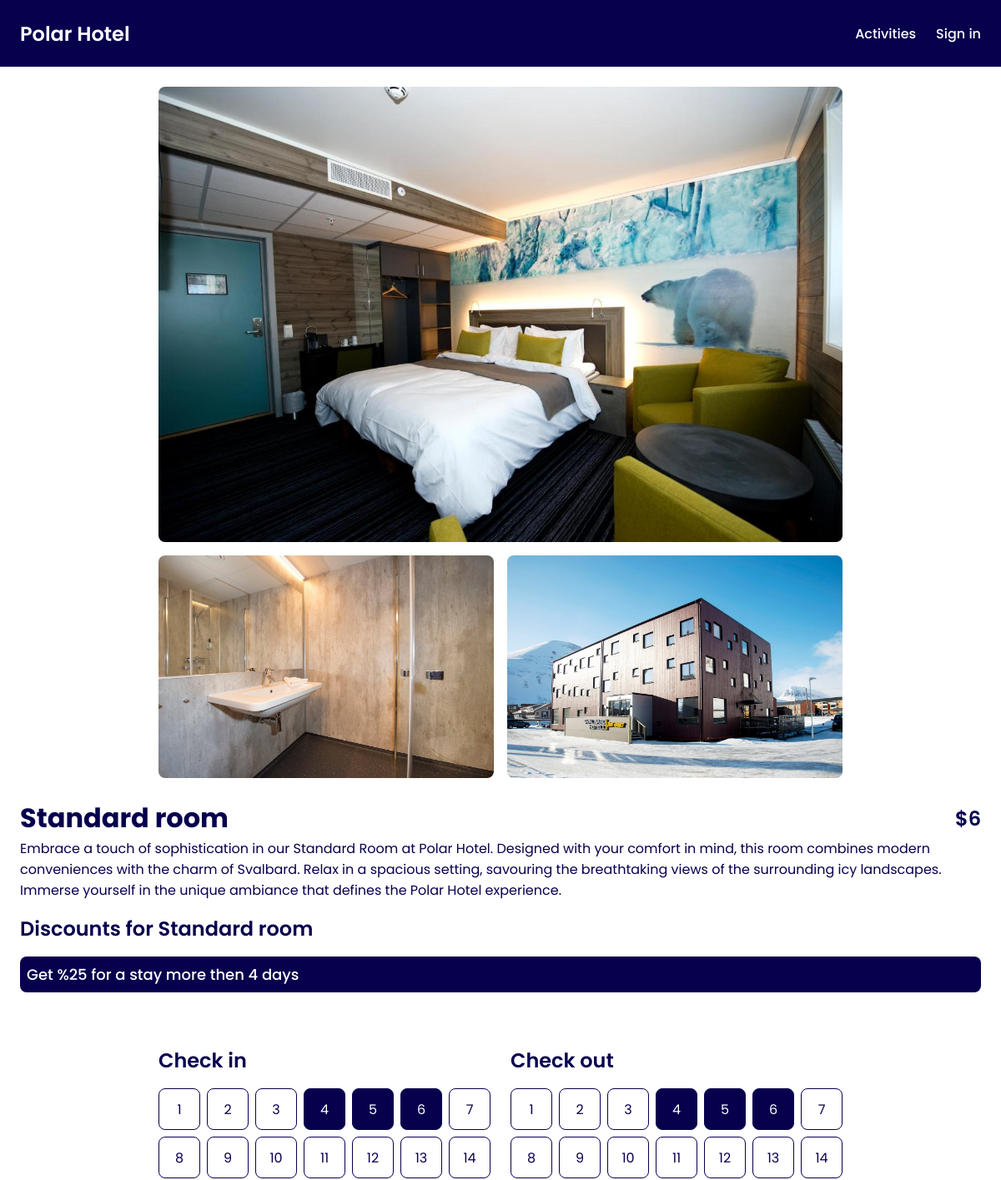
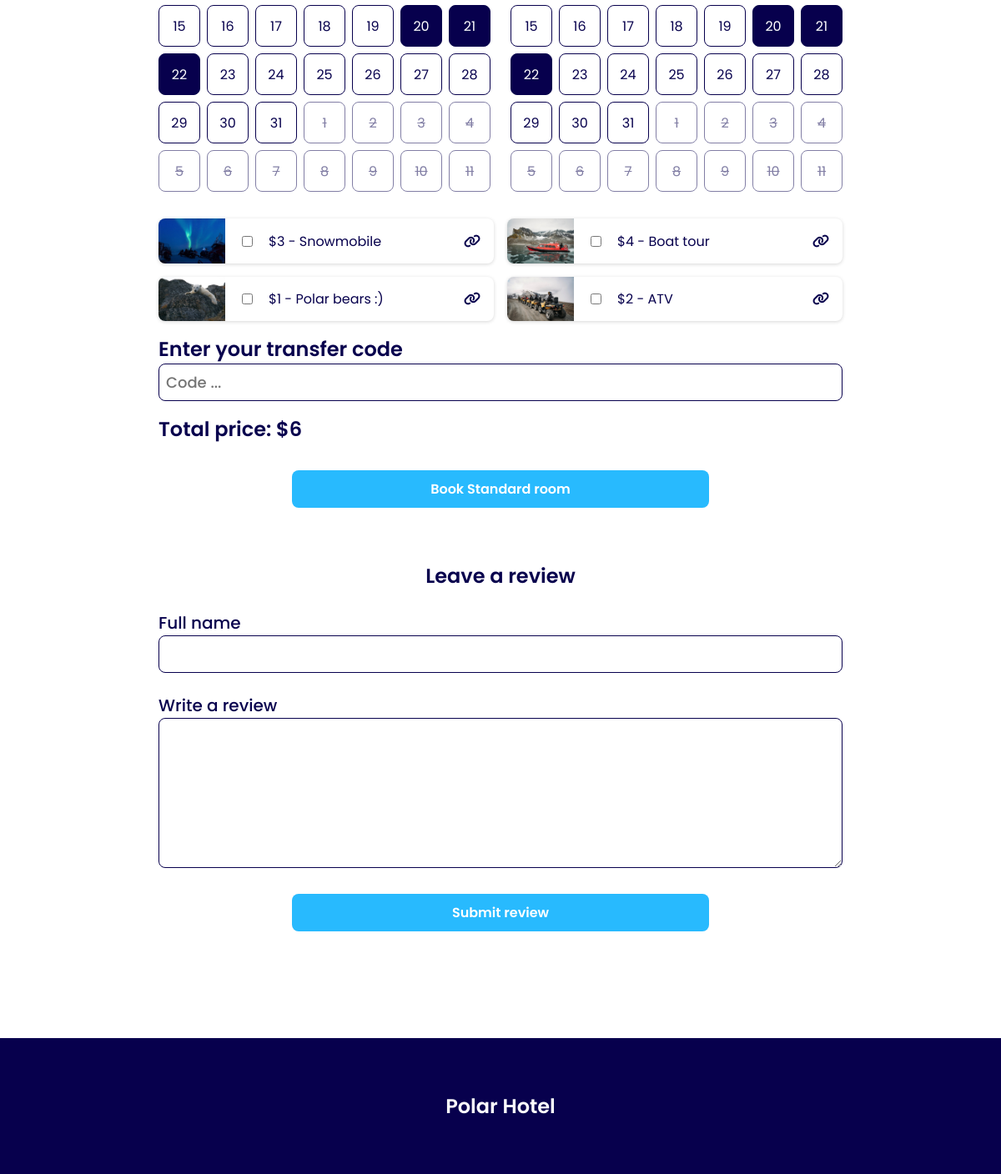
/room.php?room=f0fbcd61-8184-4041-88e4-ddb5e44bb812, run on the app's committed database (2 pictures, top to bottom).
### tables this page shows
CREATE TABLE booked_rooms (
	id INTEGER PRIMARY KEY,
	check_in DATE,
	check_out DATE,
	total_cost INTEGER,
	room_id VARCHAR,
	FOREIGN KEY (room_id) REFERENCES rooms(id) ON DELETE CASCADE
);

CREATE TABLE activities (
	id VARCHAR PRIMARY KEY,
	name VARCHAR,
	price INTEGER,
	description VARCHAR,
	image VARCHAR
);

### app/getRooms.php (called while the page is built, shortened)
<?php
require_once __DIR__ . "/../vendor/autoload.php";
$stars = intval($_ENV["STARS"]);
$getRooms = $db->query("SELECT rooms.id, rooms.name, rooms.price, rooms.description, image_room.image FROM rooms
INNER JOIN image_room ON image_room.room_id = rooms.id");
$getRooms->execute();
$rooms = $getRooms->fetchAll(PDO::FETCH_ASSOC);
$mappedRooms = [];
foreach ($rooms as $room) {
    $id = $room["id"];
    $price = intval($room["price"]);
    $price = $price + $stars;
    if (!isset($mappedRooms[$id])) {
        $mappedRooms[$id] = [
            "id" => $id,
            "name" => $room["name"],
            "price" => $price,
            "description" => $room["description"],
            "images" => [],
        ];
    }
    $mappedRooms[$id]["images"][] = $room["image"];
}
$rooms = array_values($mappedRooms);

### app/hotelFunctions.php (called while the page is built, shortened)
<?php
function monthArrayDate(int $timeStamp): array
{
    return [
        "date" => date("Y-m-d", $timeStamp),
        "dayOfWeek" => intval(date("N", $timeStamp)),
        "dayDate" => intval(date("d", $timeStamp)),
        "month" => intval(date("m", $timeStamp)),
    ];
}
function getMonth(int $monthIndex, int $year): array
{
    $monthLength = cal_days_in_month(CAL_GREGORIAN, $monthIndex, $year);
    $month = [];
    $firstDay = date("N", mktime(0, 0, 0, $monthIndex, 1, $year));
    $daysBefore = $firstDay - 1;
    $daysAfter = 42 - $monthLength - $daysBefore;
    for ($idx = 0; $idx < $monthLength; $idx++) {
        $timeStamp = mktime(0, 0, 0, $monthIndex, $idx + 1, $year);
        $month[] = monthArrayDate($timeStamp);
    }
    if ($daysAfter > 0) {
        for ($idx = 1; $idx <= $daysAfter; $idx++) {
            $timeStamp = mktime(0, 0, 0, $monthIndex, $monthLength + $idx, $year);
            $month[] = monthArrayDate($timeStamp);
        }
    }
    return $month;
}
function filterForId(array $arrays, string $arrayId): array
{
    $filteredArray = array_filter($arrays, function ($array) use ($arrayId) {
        return $array["id"] === $arrayId;
    });
    $filteredArray = reset($filteredArray);
    return !$filteredArray ? [] : $filteredArray;
}
function isDateBooked(int $date, array $bookedCheckIn, array $bookedCheckOut): bool
{
    foreach ($bookedCheckIn as $index => $checkIn) {
        $checkOut = $bookedCheckOut[$index];
        if ($date >= strtotime($checkIn) && $date <= strtotime($checkOut)) {
            return true;
        }
    }
    return false;
}

### app/getOffers.php (called while the page is built, shortened)
<?php
require_once __DIR__ . "/autoload.php";
$getOffers = $db->query("SELECT offers.*, offer_room.room_id FROM offers INNER JOIN offer_room ON offer_room.offer_id = offers.id;");
$offers = $getOffers->fetchAll(PDO::FETCH_ASSOC);
$mappedOffers = [];
foreach ($offers as $offer) {
    $id = $offer["id"];
    if (!isset($mappedOffers[$id])) {
        $mappedOffers[$id] = [
            "id" => $id,
            "name" => $offer["name"],
            "discount" => intval($offer["discount"]),
            "requirement" => $offer["requirement"],
            "requirement_amount" => $offer["requirement_amount"],
            "rooms" => [],
        ];
    }
    $mappedOffers[$id]["rooms"][] = $offer["room_id"];
}
$offers = array_values($mappedOffers);

### app/getBookedRooms.php (called while the page is built, shortened)
<?php
require_once __DIR__ . "/autoload.php";
if (isset($room["id"])) {
    $getBookedRooms = $db->prepare("SELECT * FROM booked_rooms WHERE room_id = :room_id");
    $getBookedRooms->bindParam(":room_id", $room["id"], PDO::PARAM_STR);
    $getBookedRooms->execute();
    $bookedRooms = $getBookedRooms->fetchAll(PDO::FETCH_ASSOC);
}

### app/getActivities.php (called while the page is built, shortened)
<?php
require_once __DIR__ . "/autoload.php";
$selectActivities = $db->query("SELECT * FROM activities");
$selectActivities->execute();
$activities = $selectActivities->fetchAll(PDO::FETCH_ASSOC);

### room.php (the view, shortened to what this page needs)
<?php
require_once __DIR__ . "/views/header.php";
require_once __DIR__ . "/views/navigation.php";
require __DIR__ . "/app/getRooms.php";
require __DIR__ . "/app/getActivities.php";
require __DIR__ . "/app/getOffers.php";
$roomId = $_GET["room"];
$room = filterForId($rooms, $roomId);
require __DIR__ . "/app/getBookedRooms.php";
$bookedCheckIn = array_column($bookedRooms, "check_in");
$bookedCheckOut = array_column($bookedRooms, "check_out");
$roomOffers = array_filter($offers, function ($offer) use ($room) {
    return in_array($room["id"], $offer["rooms"]);
});
$roomOffers = array_values($roomOffers);
?>
<main class="room-main max-w-section">
    <div class="room-content-order">
        <div class="column room-info-container space-between">
            <div>
                <div class="space-between name-price-title">
                    <h1><?= $room["name"]; ?></h1>
                    <h3><?= "$" . $room["price"]; ?></h3>
                </div>
                <div><?= nl2br($room["description"]); ?></div>
            </div>
            <?php if (count($roomOffers) > 0) : ?>
                <div class="room-discount-container">
                    <h3 class="room-discount-title">Discounts for <?= $room["name"]; ?></h3>
                    <?php foreach ($roomOffers as $roomOffer) : ?>
                        <div class="room-discount-card"><?= $roomOffer["name"]; ?></div>
                    <?php endforeach; ?>
                </div>
            <?php endif; ?>
        </div>
        <div class="room-gallery-grid">
            <?php foreach ($room["images"] as $image) : ?>
                <img src=<?= "./assets/images/" . $image; ?> alt="hotel room">
            <?php endforeach; ?>
        </div>
    </div>
    <form method="post" class="book-room-form" action="app/bookRoom.php">
        <div class="check-in-out-calenders">
            <div>
                <h3>Check in</h3>
                <?php
                $calendarIdentifier = "check_in";
                require __DIR__ . "/views/calendar.php"; ?>
            </div>
            <div>
                <h3>Check out</h3>
                <?php
                $calendarIdentifier = "check_out";
                require __DIR__ . "/views/calendar.php"; ?>
            </div>
        </div>
        <div class="room-activities">
            <?php foreach ($activities as $activity) : ?>
                <div class="room-activities-card">
                    <img src="<?= "assets/images/" . $activity["image"] ?>" alt="activity">
                    <input data-price="<?= $activity["price"]; ?>" class="activity-check" type="checkbox" name="activities[]" value="<?= $activity["id"] ?>">
                    <div><?= "$" . $activity["price"] . " - " . $activity["name"] ?></div>
                    <a href="activities.php" class="text-dark-blue flex-grow">
                        <i class="fa-solid fa-link"></i>
                    </a>
                </div>
            <?php endforeach; ?>
        </div>
        <div>
            <label for="transfer-code">
                <h3>Enter your transfer code</h3>
            </label>
            <input autocomplete="off" placeholder="Code ..." class="transfer-code-input" type="text" name="transfer-code" id="transfer-code" required>
        </div>
        <div class="space-between">
            <h3>Total price: <span id="total-price"><?= "$" . $room["price"] ?></span></h3>
        </div>
        <button type="submit" class="submit-btn-blue cart-btn">Book <?= $room["name"]; ?></i></button>
    </form>
    <div class="reviews-container">
        <h3 class="review-title">Leave a review</h3>
        <form class="column review-form" action="app/insertReview.php">
            <div>
                <label class="create-room-label" for="name">Full name</label>
                <input required min="2" class="transfer-code-input" type="text" name="name" id="name">
            </div>
            <div>
                <label class="create-room-label" for="review">Write a review</label>
                <textarea required class="transfer-code-input" name="review" id="review" maxlength="1000" rows="6"></textarea>
            </div>
            <button class="submit-btn-blue cart-btn" type="submit">Submit review</button>
        </form>
    </div>
</main>
<?php require_once __DIR__ . "/views/footer.php"; ?>

### views/calendar.php (shortened to what this page needs)
<?php
$selectedMonth = intval(date("m", mktime(0, 0, 0, 1, 1, 2024)));
$selectedYear = 2024;
$month = getMonth($selectedMonth, $selectedYear);
$identifier = $calendarIdentifier ?? '';
?>
<div class="calendar-grid">
    <?php foreach ($month as $date) :
        $dateIsBooked = isDateBooked(strtotime($date["date"]), $bookedCheckIn, $bookedCheckOut);
    ?>
        <div id="<?= ($selectedMonth === $date["month"] && !$dateIsBooked) ? 'btn_' . $identifier : '' ?>" class="calendar-cell
        <?= $selectedMonth !== $date["month"] ? 'offset-month' : (!$dateIsBooked ? 'current-month contain-radio' : ""); ?>
        <?= $dateIsBooked ? "date-is-booked" : ""; ?>" title="<?= $dateIsBooked ? $date["date"] . " is already booked" : "Please select a date"; ?>">
            <?= $date["dayDate"] ?>
        </div>
    <?php endforeach; ?>
</div>

### assets/style/style.css (style rules this page uses)
:root { --dark-blue: #07004d; --blue: #28bafe; --light-blue: #e3f5fd; --white: #fff; --rounded-md: 16px; --rounded-sm: 8px; }
* { box-sizing: border-box; font-family: "Poppins", sans-serif; }
body { min-height: 100vh; background: var(--white); color: var(--dark-blue); margin: 0; padding: 0; }
h1, h2, h3, p { margin: 0; }
h3 { font-size: 24px; font-weight: 600; }
button, input[type="checkbox"] { border: none; cursor: pointer; }
a { color: var(--white); text-decoration: none; font-weight: 500; font-size: 1rem; }
textarea { resize: vertical; }
.column { display: flex; flex-direction: column; }
.text-dark-blue { color: var(--dark-blue); }
.submit-btn-blue { background: var(--blue); color: var(--white); padding: 10px 0; font-size: 1rem; font-weight: 600; border-radius: var(--rounded-sm); transition: all 0.3s; text-align: center; }
.space-between { display: flex; justify-content: space-between; width: 100%; }
.date-is-booked { background: var(--dark-blue); color: var(--white); cursor: default; }
.reviews-container { max-width: 820px; width: 100%; margin: 0 auto; margin-bottom: 64px; }
.review-form { gap: 24px; }
.review-title { text-align: center; margin-bottom: 24px; }
.max-w-section { max-width: 1440px; width: 100%; margin: 0 auto; }
.create-room-label { font-size: 20px; font-weight: 500; margin-bottom: 8px; }
.room-main { min-height: 100vh; padding: 104px 24px 0 24px; }
.room-gallery-grid { display: grid; grid-template-columns: repeat(2, 1fr); gap: 16px; max-width: 820px; }
.room-gallery-grid img { width: 100%; border-radius: var(--rounded-sm); }
.room-gallery-grid img:nth-child(1) { grid-column: span 2; }
.room-content-order { display: flex; gap: 24px; }
.name-price-title { align-items: center; }
.room-info-container { width: 100%; }
.book-room-form { margin: 64px auto; display: flex; flex-direction: column; gap: 16px; width: 100%; max-width: 820px; }
.calendar-grid { display: grid; grid-template-columns: repeat(7, minmax(40px, 50px)); grid-template-rows: repeat(6, minmax(40px, 50px)); place-content: center; gap: 8px; padding: 16px 0; }
.calendar-cell { padding: 8px; border: 1px solid var(--dark-blue); border-radius: var(--rounded-sm); display: flex; justify-content: center; align-items: center; user-select: none; }
.offset-month { opacity: 0.5; text-decoration: line-through; }
.current-month { cursor: pointer; transition: background 0.2s ease-out, color 0.2s ease-out; }
.contain-radio { position: relative; }
.check-in-out-calenders { display: flex; flex-direction: column; align-items: center; justify-content: center; gap: 24px; }
.room-activities { display: grid; grid-template-columns: repeat(auto-fill, minmax(350px, 1fr)); gap: 16px; }
.room-activities-card { display: flex; align-items: center; gap: 16px; padding-right: 16px; width: 100%; overflow: hidden; border-radius: var(--rounded-sm); box-shadow: rgba(0, 0, 0, 0.16) 0px 1px 4px; }
.room-activities-card img { width: 80px; object-fit: cover; object-position: center; }
.flex-grow { flex-grow: 1; text-align: end; }
.transfer-code-input { width: 100%; border: 1px solid var(--dark-blue); border-radius: var(--rounded-sm); padding: 8px; font-size: 18px; font-weight: 500; }
.room-discount-container { display: flex; flex-direction: column; gap: 16px; margin-top: 16px; }
.room-discount-card { padding: 8px; font-size: 18px; font-weight: 500; border-radius: var(--rounded-sm); background: var(--dark-blue); color: var(--white); }
.cart-btn { max-width: 500px; width: 100%; margin: 0 auto; }

### assets/style/mediaQuery.css (style rules this page uses)
@media (max-width: 1200px) { .room-content-order { flex-direction: column-reverse; } }
@media (max-width: 1200px) { .room-gallery-grid { margin: 0 auto; } }
@media (min-width: 900px) { .check-in-out-calenders { flex-direction: row; } }

### data on the page
booked_rooms: id "4"
activities: image (picture), price "3", name "Snowmobile"
activities: image (picture), price "4", name "Boat tour"
activities: image (picture), price "1", name "Polar bears :)"
activities: image (picture), price "2", name "ATV"

### other printed values
$room["name"] "Standard room"
$room["price"] "6"
$roomOffer["name"] "Get %25 for a stay more then 4 days"
$date["dayDate"] "1"
$date["dayDate"] "2"
$date["dayDate"] "3"
$date["dayDate"] "5"
$date["dayDate"] "6"
$date["dayDate"] "7"
$date["dayDate"] "8"
$date["dayDate"] "9"
$date["dayDate"] "10"
$date["dayDate"] "11"
$date["dayDate"] "12"
$date["dayDate"] "13"
